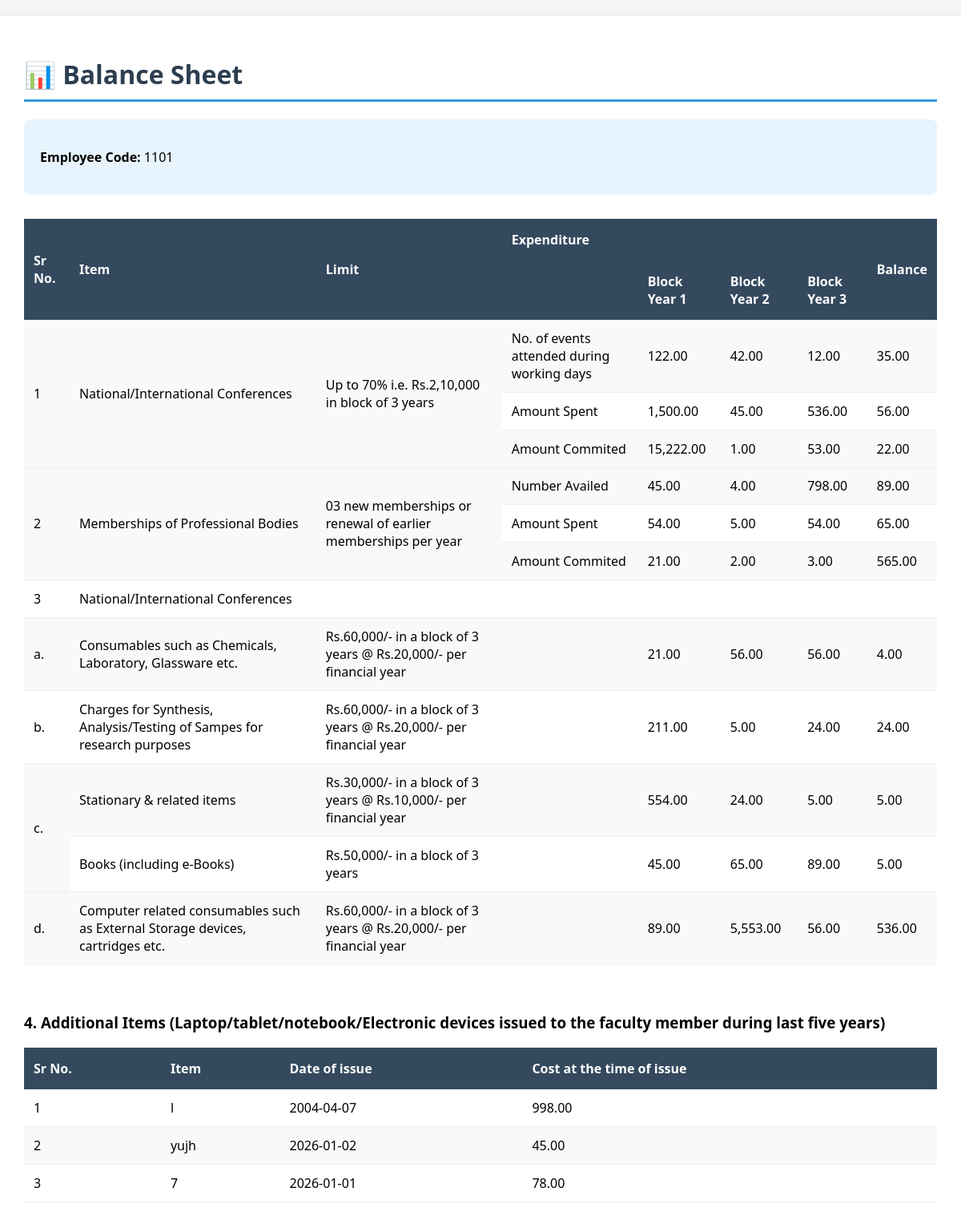
Page /views/balance_database.php?employee_code=1101 (signed in) on the committed database.
### tables this page shows
CREATE TABLE `fdx_expenditure_main` (
  `Sr. no` int(11) NOT NULL,
  `employee_code` int(11) DEFAULT NULL,
  `P1_Conferences_Y1_Num_Events` int(11) DEFAULT NULL,
  `P1_Conferences_Y1_Amt_Spent` decimal(10,2) DEFAULT NULL,
  `P1_Conferences_Y1_Amt_Committed` decimal(10,2) DEFAULT NULL,
  `P1_Conferences_Y1_Balance` decimal(10,2) DEFAULT NULL,
  `P1_Conferences_Y2_Num_Events` int(11) DEFAULT NULL,
  `P1_Conferences_Y2_Amt_Spent` decimal(10,2) DEFAULT NULL,
  `P1_Conferences_Y2_Amt_Committed` decimal(10,2) DEFAULT NULL,
  `P1_Conferences_Y2_Balance` decimal(10,2) DEFAULT NULL,
  `P1_Conferences_Y3_Num_Events` int(11) DEFAULT NULL,
  `P1_Conferences_Y3_Amt_Spent` decimal(10,2) DEFAULT NULL,
  `P1_Conferences_Y3_Amt_Committed` decimal(10,2) DEFAULT NULL,
  `P1_Conferences_Y3_Balance` decimal(10,2) DEFAULT NULL,
  `P2_Membership_Y1_Num_Availed` int(11) DEFAULT NULL,
  `P2_Membership_Y1_Amt_Spent` decimal(10,2) DEFAULT NULL,
  `P2_Membership_Y1_Amt_Committed` decimal(10,2) DEFAULT NULL,
  `P2_Membership_Y1_Balance` decimal(10,2) DEFAULT NULL,
  `P2_Membership_Y2_Num_Availed` int(11) DEFAULT NULL,
  `P2_Membership_Y2_Amt_Spent` decimal(10,2) DEFAULT NULL,
  `P2_Membership_Y2_Amt_Committed` decimal(10,2) DEFAULT NULL,
  `P2_Membership_Y2_Balance` decimal(10,2) DEFAULT NULL,
  `P2_Membership_Y3_Num_Availed` int(11) DEFAULT NULL,
  `P2_Membership_Y3_Amt_Spent` decimal(10,2) DEFAULT NULL,
  `P2_Membership_Y3_Amt_Committed` decimal(10,2) DEFAULT NULL,
  `P2_Membership_Y3_Balance` decimal(10,2) DEFAULT NULL,
  `P3a_Consumables_Y1_Amt_Committed` decimal(10,2) DEFAULT NULL,
  `P3a_Consumables_Y2_Amt_Committed` decimal(10,2) DEFAULT NULL,
  `P3a_Consumables_Y3_Amt_Committed` decimal(10,2) DEFAULT NULL,
  `P3a_Consumables_Balance` decimal(10,2) DEFAULT NULL,
  `P3b_Synthesis_Testing_Y1_Amt_Committed` decimal(10,2) DEFAULT NULL,
  `P3b_Synthesis_Testing_Y2_Amt_Committed` decimal(10,2) DEFAULT NULL,
  `P3b_Synthesis_Testing_Y3_Amt_Committed` decimal(10,2) DEFAULT NULL,
  `P3b_Synthesis_Testing_Balance` decimal(10,2) DEFAULT NULL,
  `P3c_i_Stationary_Y1_Amt_Committed` decimal(10,2) DEFAULT NULL,
  `P3c_i_Stationary_Y2_Amt_Committed` decimal(10,2) DEFAULT NULL,
  `P3c_i_Stationary_Y3_Amt_Committed` decimal(10,2) DEFAULT NULL,
  `P3c_i_Stationary_Balance` decimal(10,2) DEFAULT NULL,
  `P3c_ii_Books_Y1_Amt_Committed` decimal(10,2) DEFAULT NULL,
  `P3c_ii_Books_Y2_Amt_Committed` decimal(10,2) DEFAULT NULL,
  `P3c_ii_Books_Y3_Amt_Committed` decimal(10,2) DEFAULT NULL,
  `P3c_ii_Books_Balance` decimal(10,2) DEFAULT NULL,
  `P3d_Computer_Consumables_Y1_Amt_Committed` double(10,2) DEFAULT NULL,
  `P3d_Computer_Consumables_Y2_Amt_Committed` decimal(10,2) DEFAULT NULL,
  `P3d_Computer_Consumables_Y3_Amt_Committed` decimal(10,2) DEFAULT NULL,
  `P3d_Computer_Consumables_Balance` decimal(10,2) DEFAULT NULL,
  `Created_At` timestamp NOT NULL DEFAULT current_timestamp(),
  `Updated_At` timestamp NOT NULL DEFAULT current_timestamp() ON UPDATE current_timestamp()
);

CREATE TABLE `fdx_electronic_devices` (
  `Device_ID` int(11) NOT NULL,
  `employee_code` int(11) NOT NULL,
  `Item_Description` varchar(255) NOT NULL,
  `Date_of_Issue` date DEFAULT NULL,
  `Cost_at_Time_of_Issue` decimal(10,2) DEFAULT NULL,
  `Created_At` timestamp NOT NULL DEFAULT current_timestamp(),
  `Updated_At` timestamp NOT NULL DEFAULT current_timestamp() ON UPDATE current_timestamp()
);

### views/balance_database.php (the view, shortened to what this page needs)
<?php
include_once '../config/db.php';
$search_employee_code = $_POST['employee_code'] ?? $_GET['employee_code'] ?? '';
$results = [];
if ($search_employee_code) {
    $stmt = $conn->prepare("SELECT * FROM fdx_expenditure_main WHERE employee_code LIKE ? ");
    $search_param = "%$search_employee_code%";
    $stmt->bind_param("s", $search_param);
    $stmt->execute();
    $results = $stmt->get_result()->fetch_all(MYSQLI_ASSOC);
}
$results1 = [];
if ($search_employee_code) {
    $stmt = $conn->prepare("SELECT * FROM fdx_electronic_devices WHERE employee_code LIKE ? ");
    $search_param = "%$search_employee_code%";
    $stmt->bind_param("s", $search_param);
    $stmt->execute();
    $results1 = $stmt->get_result()->fetch_all(MYSQLI_ASSOC);
}
?>
<!DOCTYPE html>
<html lang="en">
<head>
</head>
<body>
    <div class="container">
        <h1>📊 Balance Sheet</h1>
        <?php if ($results): ?>
            <div class="summary">
                <p><strong>Employee Code:</strong> <?= htmlspecialchars($search_employee_code); ?></p>
            </div>
        <?php endif; ?>
        <?php if ($results): ?>
            <div class="table-container">
                <table>
                    <thead>
                        <tr>
                            <th rowspan="2">Sr No.</th>
                            <th rowspan="2">Item</th>
                            <th rowspan="2">Limit</th>
                            <th colspan="4">Expenditure</th>
                            <th rowspan="2">Balance</th>
                        </tr>
                        <tr>
                            <th></th>
                            <th>Block Year 1</th>
                            <th>Block Year 2</th>
                            <th>Block Year 3</th>
                        </tr>
                    </thead>
                    <tbody>
                        <?php foreach ($results as $record): ?>
                            <tr>
                                <tr>
                                    <td rowspan="3">1</td>
                                    <td rowspan="3">National/International Conferences</td>
                                    <td rowspan="3">Up to 70% i.e. Rs.2,10,000 in block of 3 years</td>
                                    <td>No. of events attended during working days</td>
                                    <td><?= number_format($record['P1_Conferences_Y1_Num_Events'], 2); ?></td>
                                    <td><?= number_format($record['P1_Conferences_Y2_Num_Events'], 2); ?></td>
                                    <td><?= number_format($record['P1_Conferences_Y3_Num_Events'], 2); ?></td>
                                    <td><?= number_format($record['P1_Conferences_Y1_Balance'], 2); ?></td>
                                </tr>
                                <tr>
                                    <td>Amount Spent</td>
                                    <td><?= number_format($record['P1_Conferences_Y1_Amt_Spent'], 2); ?></td>
                                    <td><?= number_format($record['P1_Conferences_Y2_Amt_Spent'], 2); ?></td>
                                    <td><?= number_format($record['P1_Conferences_Y3_Amt_Spent'], 2); ?></td>
                                    <td><?= number_format($record['P1_Conferences_Y2_Balance'], 2); ?></td>
                                </tr>
                                <tr>
                                    <td>Amount Commited</td>
                                    <td><?= number_format($record['P1_Conferences_Y1_Amt_Committed'], 2); ?></td>
                                    <td><?= number_format($record['P1_Conferences_Y2_Amt_Committed'], 2); ?></td>
                                    <td><?= number_format($record['P1_Conferences_Y3_Amt_Committed'], 2); ?></td>
                                    <td><?= number_format($record['P1_Conferences_Y3_Balance'], 2); ?></td>
                                </tr>
                            </tr>
                            <tr>
                                <tr>
                                    <td rowspan="3">2</td>
                                    <td rowspan="3">Memberships of Professional Bodies</td>
                                    <td rowspan="3">03 new memberships or renewal of earlier memberships per year</td>
                                    <td>Number Availed</td>
                                    <td><?= number_format($record['P2_Membership_Y1_Num_Availed'], 2); ?></td>
                                    <td><?= number_format($record['P2_Membership_Y2_Num_Availed'], 2); ?></td>
                                    <td><?= number_format($record['P2_Membership_Y3_Num_Availed'], 2); ?></td>
                                    <td><?= number_format($record['P2_Membership_Y1_Balance'], 2); ?></td>
                                </tr>
                                <tr>
                                    <td>Amount Spent</td>
                                    <td><?= number_format($record['P2_Membership_Y1_Amt_Spent'], 2); ?></td>
                                    <td><?= number_format($record['P2_Membership_Y2_Amt_Spent'], 2); ?></td>
                                    <td><?= number_format($record['P2_Membership_Y3_Amt_Spent'], 2); ?></td>
                                    <td><?= number_format($record['P2_Membership_Y2_Balance'], 2); ?></td>
                                </tr>
                                <tr>
                                    <td>Amount Commited</td>
                                    <td><?= number_format($record['P2_Membership_Y1_Amt_Committed'], 2); ?></td>
                                    <td><?= number_format($record['P2_Membership_Y2_Amt_Committed'], 2); ?></td>
                                    <td><?= number_format($record['P2_Membership_Y3_Amt_Committed'], 2); ?></td>
                                    <td><?= number_format($record['P2_Membership_Y3_Balance'], 2); ?></td>
                                </tr>
                            </tr>
                            <tr>
                                    <td >3</td>
                                    <td colspan="7">National/International Conferences</td>
                            </tr>
                            <tr>
                                    <td >a.</td>
                                    <td >Consumables such as Chemicals, Laboratory, Glassware etc.</td>
                                    <td >Rs.60,000/- in a block of 3 years @ Rs.20,000/- per financial year</td>
                                    <td ></td>
                                    <td><?= number_format($record['P3a_Consumables_Y1_Amt_Committed'], 2); ?></td>
                                    <td><?= number_format($record['P3a_Consumables_Y2_Amt_Committed'], 2); ?></td>
                                    <td><?= number_format($record['P3a_Consumables_Y3_Amt_Committed'], 2); ?></td>
                                    <td><?= number_format($record['P3a_Consumables_Balance'], 2); ?></td>
                            </tr>
                            <tr>
                                    <td >b.</td>
                                    <td >Charges for Synthesis, Analysis/Testing of Sampes for research purposes</td>
                                    <td >Rs.60,000/- in a block of 3 years @ Rs.20,000/- per financial year</td>
                                    <td ></td>
                                    <td><?= number_format($record['P3b_Synthesis_Testing_Y1_Amt_Committed'], 2); ?></td>
                                    <td><?= number_format($record['P3b_Synthesis_Testing_Y2_Amt_Committed'], 2); ?></td>
                                    <td><?= number_format($record['P3b_Synthesis_Testing_Y3_Amt_Committed'], 2); ?></td>
                                    <td><?= number_format($record['P3b_Synthesis_Testing_Balance'], 2); ?></td>
                            </tr>
                            <tr>
                                <td rowspan="2">c.</td>
                                    <td >Stationary & related items</td>
                                    <td >Rs.30,000/- in a block of 3 years @ Rs.10,000/- per financial year</td>
                                    <td ></td>
                                    <td><?= number_format($record['P3c_i_Stationary_Y1_Amt_Committed'], 2); ?></td>
                                    <td><?= number_format($record['P3c_i_Stationary_Y2_Amt_Committed'], 2); ?></td>
                                    <td><?= number_format($record['P3c_i_Stationary_Y3_Amt_Committed'], 2); ?></td>
                                    <td><?= number_format($record['P3c_i_Stationary_Balance'], 2); ?></td>
                                <tr>
                                        <td >Books (including e-Books)</td>
                                        <td >Rs.50,000/- in a block of 3 years </td>
                                        <td ></td>
                                        <td><?= number_format($record['P3c_ii_Books_Y1_Amt_Committed'], 2); ?></td>
                                        <td><?= number_format($record['P3c_ii_Books_Y2_Amt_Committed'], 2); ?></td>
                                        <td><?= number_format($record['P3c_ii_Books_Y3_Amt_Committed'], 2); ?></td>
                                        <td><?= number_format($record['P3c_ii_Books_Balance'], 2); ?></td>
                                </tr>
                            </tr>
                            <tr>
                                    <td >d.</td>
                                    <td >Computer related consumables such as External Storage devices, cartridges etc.</td>
                                    <td >Rs.60,000/- in a block of 3 years @ Rs.20,000/- per financial year</td>
                                    <td ></td>
                                    <td><?= number_format($record['P3d_Computer_Consumables_Y1_Amt_Committed'], 2); ?></td>
                                    <td><?= number_format($record['P3d_Computer_Consumables_Y2_Amt_Committed'], 2); ?></td>
                                    <td><?= number_format($record['P3d_Computer_Consumables_Y3_Amt_Committed'], 2); ?></td>
                                    <td><?= number_format($record['P3d_Computer_Consumables_Balance'], 2); ?></td>
                            </tr>
                        <?php endforeach; ?>
                    </tbody>
                </table>
            </div>
            <div class="table-container">
                <h3>4. Additional Items (Laptop/tablet/notebook/Electronic devices issued to the faculty member during last five years)</h3>
                <table>
                    <thead>
                        <tr>
                            <th >Sr No.</th>
                            <th >Item</th>
                            <th >Date of issue</th>
                            <th >Cost at the time of issue</th>
                        </tr>
                    </thead>
                    <tbody>
                        <?php $sr = 1; ?>
                        <?php foreach ($results1 as $record): ?>
                            <tr>
                                <td><?= $sr++; ?></td>
                                <td><?= htmlspecialchars($record['Item_Description']); ?></td>
                                <td><?= $record['Date_of_Issue']; ?></td>
                                <td><?= number_format($record['Cost_at_Time_of_Issue'], 2); ?></td>
                            </tr>
                            <?php endforeach; ?>
                    </tbody>
                </table>
            </div>
        <?php endif; ?>
</body>
</html>

### views/balance_database.php (style rules this page uses)
body { font-family: 'Segoe UI', Tahoma, Geneva, Verdana, sans-serif; margin: 0; background: #f5f5f5; }
.container { max-width: 1400px; margin: 20px auto; background: white; padding: 30px; box-shadow: 0 5px 15px rgba(0,0,0,0.1); }
h1 { color: #2c3e50; border-bottom: 3px solid #3498db; padding-bottom: 10px; }
.table-container { overflow-x: auto; margin-top: 20px; }
table { width: 100%; border-collapse: collapse; margin-bottom: 20px; }
th { background: #34495e; color: white; padding: 15px 12px; text-align: left; font-weight: 600; position: sticky; top: 0; }
td { padding: 12px; border-bottom: 1px solid #ecf0f1; }
tr:nth-child(even) { background: #f8f9fa; }
.summary { background: #e8f4fd; padding: 20px; border-radius: 8px; margin-bottom: 30px; }

### rows in the picture
fdx_expenditure_main: P1_Conferences_Y1_Num_Events "122.00", P1_Conferences_Y2_Num_Events "42.00", P1_Conferences_Y3_Num_Events "12.00", P1_Conferences_Y1_Balance "35.00", P1_Conferences_Y1_Amt_Spent "1,500.00", P1_Conferences_Y2_Amt_Spent "45.00", P1_Conferences_Y3_Amt_Spent "536.00", P1_Conferences_Y2_Balance "56.00", P1_Conferences_Y1_Amt_Committed "15,222.00", P1_Conferences_Y2_Amt_Committed "1.00", P1_Conferences_Y3_Amt_Committed "53.00", P1_Conferences_Y3_Balance "22.00", P2_Membership_Y1_Num_Availed "45.00", P2_Membership_Y2_Num_Availed "4.00", P2_Membership_Y3_Num_Availed "798.00", P2_Membership_Y1_Balance "89.00", P2_Membership_Y1_Amt_Spent "54.00", P2_Membership_Y2_Amt_Spent "5.00", P2_Membership_Y3_Amt_Spent "54.00", P2_Membership_Y2_Balance "65.00", P2_Membership_Y1_Amt_Committed "21.00", P2_Membership_Y2_Amt_Committed "2.00", P2_Membership_Y3_Amt_Committed "3.00", P2_Membership_Y3_Balance "565.00", P3a_Consumables_Y1_Amt_Committed "21.00", P3a_Consumables_Y2_Amt_Committed "56.00", P3a_Consumables_Y3_Amt_Committed "56.00", P3a_Consumables_Balance "4.00", P3b_Synthesis_Testing_Y1_Amt_Committed "211.00", P3b_Synthesis_Testing_Y2_Amt_Committed "5.00", P3b_Synthesis_Testing_Y3_Amt_Committed "24.00", P3b_Synthesis_Testing_Balance "24.00", P3c_i_Stationary_Y1_Amt_Committed "554.00", P3c_i_Stationary_Y2_Amt_Committed "24.00", P3c_i_Stationary_Y3_Amt_Committed "5.00", P3c_i_Stationary_Balance "5.00", P3c_ii_Books_Y1_Amt_Committed "45.00", P3c_ii_Books_Y2_Amt_Committed "65.00", P3c_ii_Books_Y3_Amt_Committed "89.00", P3c_ii_Books_Balance "5.00", P3d_Computer_Consumables_Y1_Amt_Committed "89.00", P3d_Computer_Consumables_Y2_Amt_Committed "5,553.00", P3d_Computer_Consumables_Y3_Amt_Committed "56.00", P3d_Computer_Consumables_Balance "536.00"
fdx_electronic_devices: Item_Description "l", Date_of_Issue "2004-04-07", Cost_at_Time_of_Issue "998.00"
fdx_electronic_devices: Item_Description "yujh", Date_of_Issue "2026-01-02", Cost_at_Time_of_Issue "45.00"
fdx_electronic_devices: Item_Description "7", Date_of_Issue "2026-01-01", Cost_at_Time_of_Issue "78.00"

### other values in the picture
$search_employee_code "1101"
